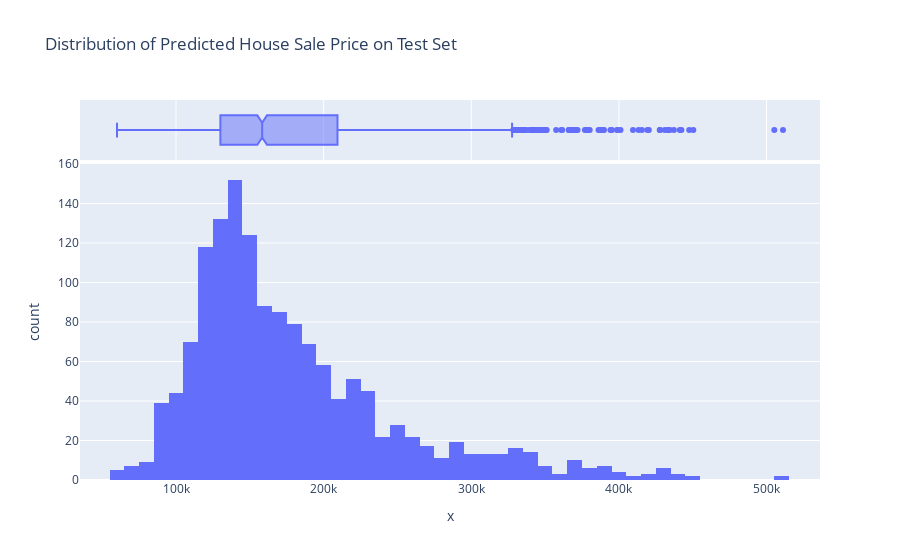

Notebook code cell kept with this figure:
### Code cell
# Create a histogram chart using Plotly
fig = px.histogram(
    x=test_submit,
    labels= {'x': 'Sale Price'},
    title='Distribution of Predicted House Sale Price on Test Set',
    marginal='box'
)
fig.show()

### Figure 1 — Plotly figure (JSON) as saved in the notebook; plotly's stock layout.template omitted (floating-point values rounded to 4 significant figures; data arrays with more than 128 entries replaced by an {"elided": "..."} marker saying what was removed)
{"data": [{"bingroup": "x", "hovertemplate": "x=%{x}<br>count=%{y}<extra></extra>", "legendgroup": "", "marker": {"color": "#636efa", "pattern": {"shape": ""}}, "name": "", "orientation": "v", "showlegend": false, "type": "histogram", "x": {"elided": "1459 float values"}, "xaxis": "x", "yaxis": "y"}, {"hovertemplate": "x=%{x}<extra></extra>", "legendgroup": "", "marker": {"color": "#636efa"}, "name": "", "notched": true, "showlegend": false, "type": "box", "x": {"elided": "1459 float values"}, "xaxis": "x2", "yaxis": "y2"}], "layout": {"barmode": "relative", "legend": {"tracegroupgap": 0}, "title": {"text": "Distribution of Predicted House Sale Price on Test Set"}, "xaxis": {"anchor": "y", "domain": [0, 1], "title": {"text": "x"}}, "xaxis2": {"anchor": "y2", "domain": [0, 1], "matches": "x", "showgrid": true, "showticklabels": false}, "yaxis": {"anchor": "x", "domain": [0, 0.8316], "title": {"text": "count"}}, "yaxis2": {"anchor": "x2", "domain": [0.8416, 1], "matches": "y2", "showgrid": false, "showline": false, "showticklabels": false, "ticks": ""}}}
